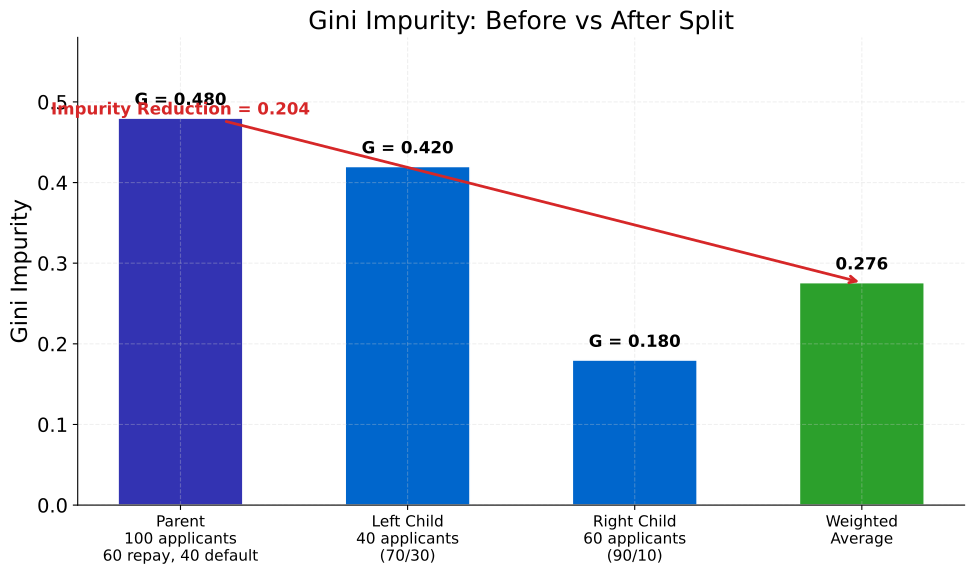

Source code (Python):
"""Grouped bar chart: Gini impurity before and after a split."""
import matplotlib.pyplot as plt
import numpy as np
from pathlib import Path
import sys
sys.path.insert(0, str(Path(__file__).resolve().parents[3] / 'templates'))
from chart_style import apply_style, COLORS, MLPURPLE, MLBLUE, MLORANGE, MLGREEN, MLRED, MLLAVENDER
apply_style()


labels = [
    "Parent\n100 applicants\n60 repay, 40 default",
    "Left Child\n40 applicants\n(70/30)",
    "Right Child\n60 applicants\n(90/10)",
    "Weighted\nAverage",
]
values = [0.48, 0.42, 0.18, 0.276]
colors = [MLPURPLE, MLBLUE, MLBLUE, MLGREEN]

fig, ax = plt.subplots()
x = np.arange(len(labels))
bars = ax.bar(x, values, width=0.55, color=colors, edgecolor='white', linewidth=1.2)

for bar, val in zip(bars, values):
    ax.text(bar.get_x() + bar.get_width() / 2, bar.get_height() + 0.012,
            f"G = {val:.3f}" if val != 0.276 else f"{val:.3f}",
            ha='center', va='bottom', fontsize=12, fontweight='bold')

# Arrow showing impurity reduction
ax.annotate(
    "Impurity Reduction = 0.204",
    xy=(3, 0.276), xytext=(0, 0.48),
    fontsize=12, fontweight='bold', color=MLRED,
    arrowprops=dict(arrowstyle='->', color=MLRED, lw=2),
    ha='center', va='bottom',
)

ax.set_xticks(x)
ax.set_xticklabels(labels, fontsize=11)
ax.set_ylabel("Gini Impurity")
ax.set_title("Gini Impurity: Before vs After Split")
ax.set_ylim(0, 0.58)

plt.tight_layout()
fig.savefig(Path(__file__).parent / "chart.pdf", bbox_inches='tight', facecolor='white')
plt.close(fig)
print("08_gini_split/chart.pdf created")
